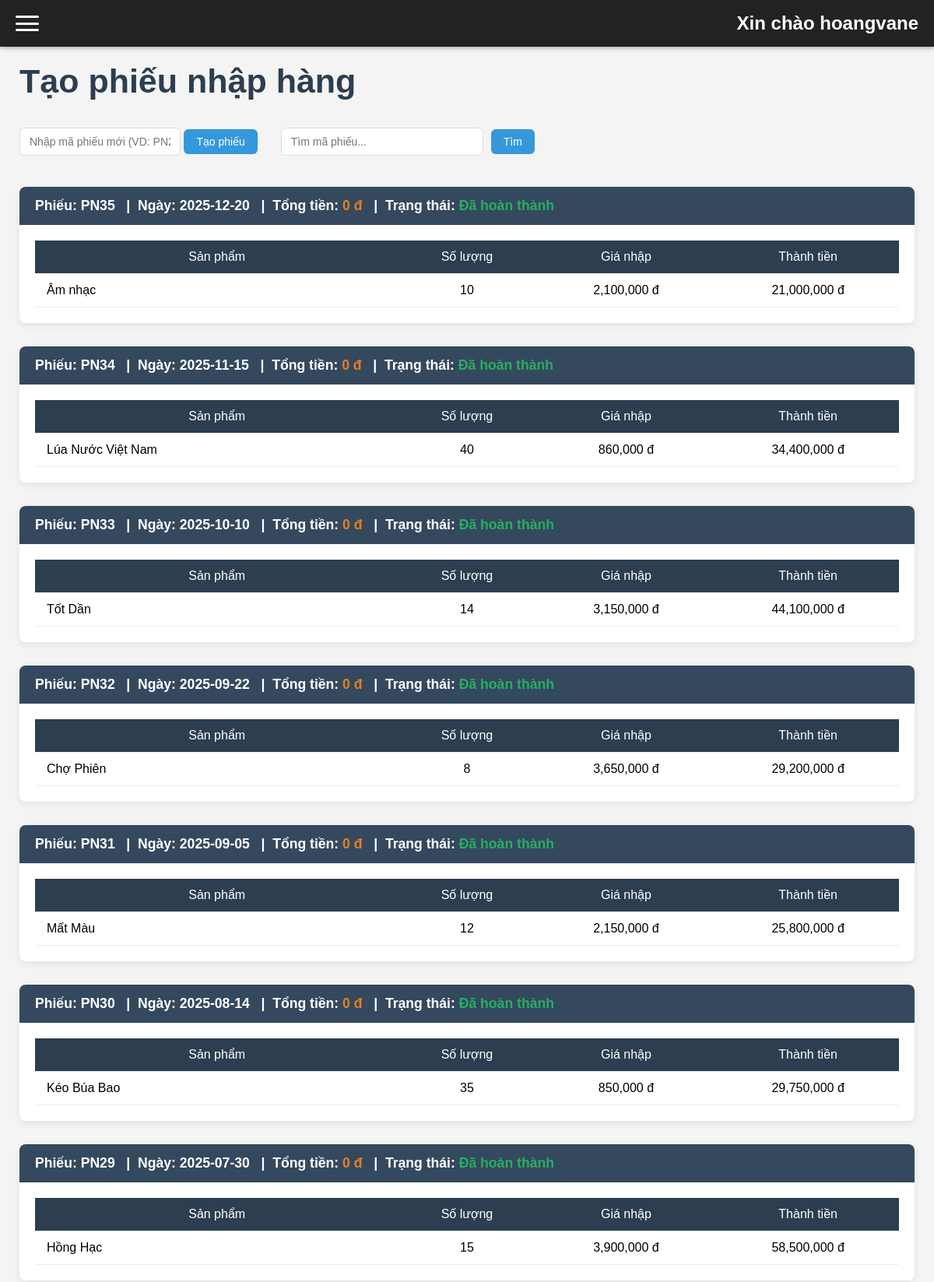
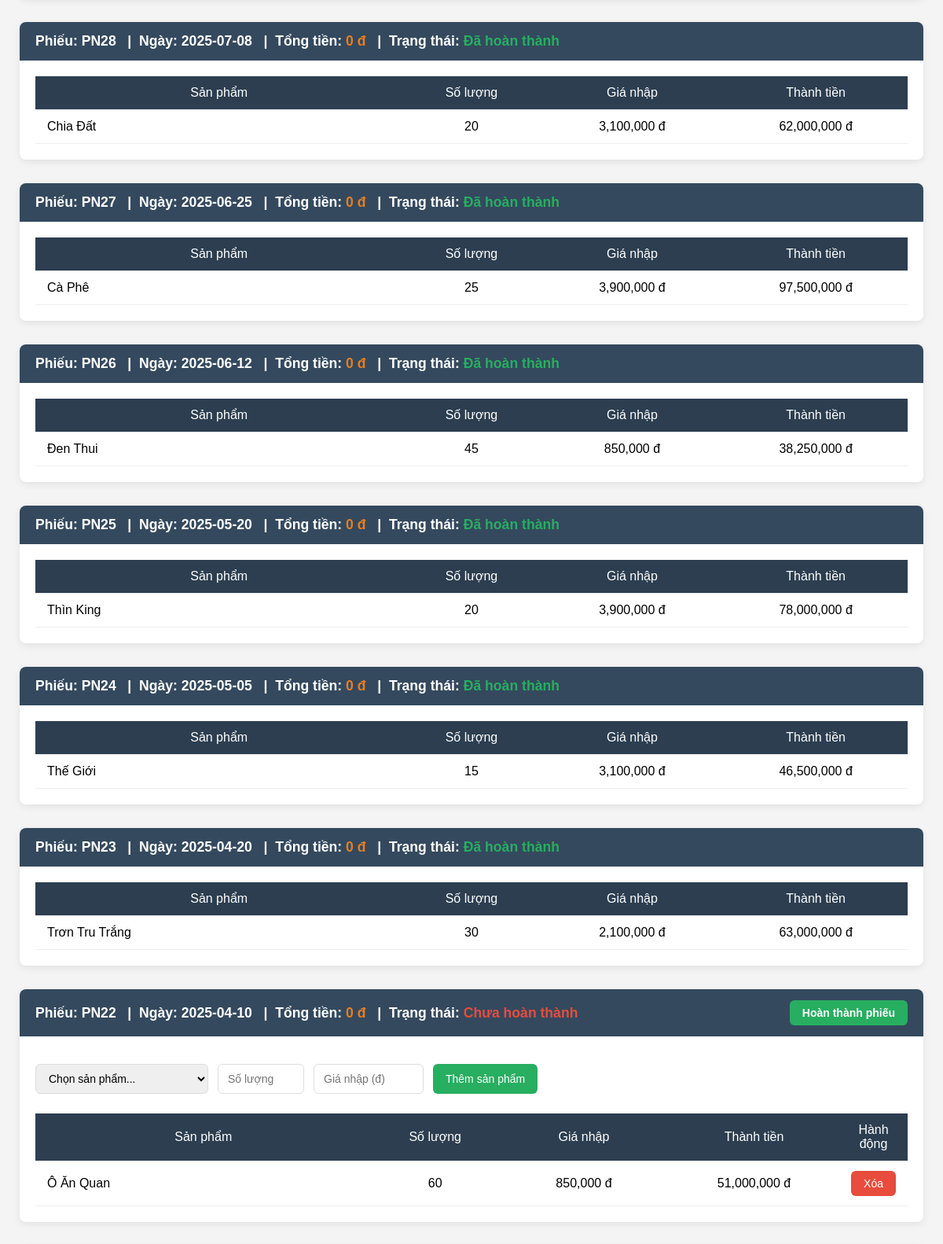
/admin.php?page=nhaphang_tao (signed in, upper part), run on the app's committed database (2 pictures, top to bottom).
### tables this page shows
CREATE TABLE phieunhap(
    maphieunhap varchar(20) primary key not null,
    ngaynhap date default (current_date),
    tongtienpn float not null default 0 check (tongtienpn >=0),
    trangthaipn varchar(20) not null,
    maNCC varchar(20),
    foreign key(maNCC) references nhacungcap(maNCC)
);

CREATE TABLE chitietphieunhap(
    gianhap float not null check(gianhap>0),
    soluongnhap int not null check(soluongnhap>0),
    tongtien float generated always as(gianhap*soluongnhap) stored,
    masp int not null,
    maphieunhap varchar(20),
    foreign key (masp) references sanpham(masp),
    foreign key (maphieunhap) references phieunhap(maphieunhap)
);

CREATE TABLE sanpham(
    masp int auto_increment primary key not null,
    tensp varchar(225) not null,
    hientrang varchar(20) not null,
    donvitinh varchar(20) not null,
    motasp varchar(225) not null,
    soluongtontheolo int not null DEFAULT 0,
    hinhanh varchar(225) not null,
    phantramloinhuanmongmuon float not null check(phantramloinhuanmongmuon > 0),
    giavon float not null DEFAULT 0,
    giabandexuat float not null DEFAULT 0,
    maloai varchar(20),
    foreign key (maloai) references loai(maloai)
);

### nhaphang_tao.php (the view, shortened to what this page needs)
<?php
require_once 'db.php';
$timphieu = isset($_GET['timphieu']) ? mysqli_real_escape_string($conn, $_GET['timphieu']) : '';
$where = $timphieu ? "WHERE maphieunhap LIKE '%$timphieu%'" : "";
$result = mysqli_query($conn, "SELECT * FROM phieunhap $where ORDER BY ngaynhap DESC, maphieunhap DESC");
?>
<!DOCTYPE html>
<html lang="vi">
<head>
</head>
<body>
    <h1>Tạo phiếu nhập hàng</h1>
    <div class="search-area">
        <form method="post" style="margin-right: 20px;">
            <input type="text" name="maphieunhap" placeholder="Nhập mã phiếu mới (VD: PN202503)" required>
            <button type="submit" name="taophieu" class="btn btn-primary">Tạo phiếu</button>
        </form>
        <form method="get" action="admin.php" style="display: flex; align-items: center; gap: 10px;">
            <input type="text" name="timphieu"
                   placeholder="Tìm mã phiếu..."
                   value="<?= htmlspecialchars($timphieu ?? '') ?>"
                   style="min-width: 260px;">
            <button type="submit" class="btn btn-primary">Tìm</button>
        </form>
    </div>
    <?php while ($pn = mysqli_fetch_assoc($result)):
        $is_editable = ($pn['trangthaipn'] === 'Chưa hoàn thành');
    ?>
    <div class="card">
        <div class="card-header">
            <div>
                <strong>Phiếu:</strong> <?= htmlspecialchars($pn['maphieunhap']) ?>
                  |  <strong>Ngày:</strong> <?= $pn['ngaynhap'] ?? '—' ?>
                  |  <strong>Tổng tiền:</strong> <span class="total"><?= number_format($pn['tongtienpn']) ?> đ</span>
                  |  Trạng thái:
                <span class="<?= $is_editable ? 'status-pending' : 'status-done' ?>">
                    <?= htmlspecialchars($pn['trangthaipn']) ?>
                </span>
            </div>
            <?php if ($is_editable): ?>
            <a href="admin.php?page=nhaphang_tao&hoanthanh=<?= urlencode($pn['maphieunhap']) ?>"
               class="btn btn-success"
               onclick="return confirm('Xác nhận hoàn thành phiếu này? Tồn kho sẽ được cập nhật.')">
               Hoàn thành phiếu
            </a>
            <?php endif; ?>
        </div>
        <div style="padding: 20px;">
            <?php if ($is_editable): ?>
            <form method="post" style="margin-bottom: 25px; display: flex; gap: 12px; flex-wrap: wrap;">
                <select name="masp" required style="min-width: 220px;">
                    <option value="">Chọn sản phẩm...</option>
                </select>
                <input type="number" name="soluongnhap" min="1" placeholder="Số lượng" required style="width: 110px;">
                <input type="text" name="gianhap" step="100" min="1" placeholder="Giá nhập (đ)" required style="width: 140px;">
                <button type="submit" name="themsp" class="btn btn-success">Thêm sản phẩm</button>
            </form>
            <?php endif; ?>
            <table>
                <thead>
                <tr>
                    <th style="width:40%">Sản phẩm</th>
                    <th style="width:15%">Số lượng</th>
                    <th style="width:20%">Giá nhập</th>
                    <th style="width:20%">Thành tiền</th>
                    <?php if ($is_editable): ?>
                    <th style="width:5%">Hành động</th>
                    <?php endif; ?>
                </tr>
                </thead>
                <tbody>
                <?php
                $ct_sql = "SELECT c.*, s.tensp
                           FROM chitietphieunhap c
                           JOIN sanpham s ON c.masp = s.masp
                           WHERE c.maphieunhap = '{$pn['maphieunhap']}'";
                $ct_result = mysqli_query($conn, $ct_sql);
                while ($ct = mysqli_fetch_assoc($ct_result)):
                    $thanhtien = $ct['soluongnhap'] * $ct['gianhap'];
                ?>
                <tr>
                    <td class="text-left"><?= htmlspecialchars($ct['tensp']) ?></td>
                    <td><?= number_format($ct['soluongnhap']) ?></td>
                    <td><?= number_format($ct['gianhap']) ?> đ</td>
                    <td><?= number_format($thanhtien) ?> đ</td>
                    <?php if ($is_editable): ?>
                    <td class="actions">
                        <a href="admin.php?page=nhaphang_tao&xoa=<?= urlencode($pn['maphieunhap']) ?>&masp=<?= $ct['masp'] ?>"
                           class="btn btn-danger"
                           onclick="return confirm('Xóa sản phẩm này khỏi phiếu?')">
                           Xóa
                        </a>
                    </td>
                    <?php endif; ?>
                </tr>
                <?php endwhile; ?>
                </tbody>
            </table>
        </div>
    </div>
    <?php endwhile; ?>
</body>
</html>

### admin.php (style rules this page uses)
* { margin: 0; padding: 0; box-sizing: border-box; }
body { font-family: Arial, sans-serif; background: #f4f4f4; min-height: 100vh; }

### nhaphang_tao.php (style rules this page uses)
body { font-family: Arial, sans-serif; background: #f4f4f4; min-height: 100vh; }
.card { background: white; border-radius: 8px; box-shadow: 0 3px 10px rgba(0,0,0,0.08); margin-bottom: 30px; overflow: hidden; }
.card-header { background: #34495e; color: white; padding: 14px 20px; font-size: 1.1em; font-weight: 600; display: flex; justify-content: space-between; align-items: center; flex-wrap: wrap; gap: 15px; }
.status-done { color: #27ae60; font-weight: bold; }
.status-pending { color: #e74c3c; font-weight: bold; }
.btn { padding: 8px 16px; border: none; border-radius: 6px; cursor: pointer; font-size: 14px; transition: all 0.2s; text-decoration: none; display: inline-block; }
.btn-primary { background: #3498db; color: white; }
.btn-success { background: #27ae60; color: white; }
.btn-danger { background: #e74c3c; color: white; }
form { margin: 15px 0; }
input, select { padding: 9px 12px; border: 1px solid #ddd; border-radius: 6px; font-size: 14px; }
input[type="number"] { width: 110px; }
table { width: 100%; border-collapse: collapse; background: white; }
th, td { padding: 12px 15px; text-align: center; border-bottom: 1px solid #eee; }
th { background: #2c3e50; color: white; font-weight: 500; }
td.text-left { text-align: left; }
.actions { white-space: nowrap; }
.total { font-weight: bold; color: #e67e22; }
.search-area { display: flex; align-items: center; gap: 10px; flex-wrap: wrap; margin-bottom: 25px; }
h1 { color: #2c3e50; margin-bottom: 20px; font-weight: bold; font-size: 43px; }

### data on the page
phieunhap: maphieunhap "PN35", ngaynhap "2025-12-20", tongtienpn "0", trangthaipn "Đã hoàn thành"
chitietphieunhap: masp.tensp "Âm nhạc", soluongnhap "10", gianhap "2,100,000", thanhtien "21,000,000"
phieunhap: maphieunhap "PN34", ngaynhap "2025-11-15", tongtienpn "0", trangthaipn "Đã hoàn thành"
chitietphieunhap: masp.tensp "Lúa Nước Việt Nam", soluongnhap "40", gianhap "860,000", thanhtien "34,400,000"
phieunhap: maphieunhap "PN33", ngaynhap "2025-10-10", tongtienpn "0", trangthaipn "Đã hoàn thành"
chitietphieunhap: masp.tensp "Tốt Dần", soluongnhap "14", gianhap "3,150,000", thanhtien "44,100,000"
phieunhap: maphieunhap "PN32", ngaynhap "2025-09-22", tongtienpn "0", trangthaipn "Đã hoàn thành"
chitietphieunhap: masp.tensp "Chợ Phiên", soluongnhap "8", gianhap "3,650,000", thanhtien "29,200,000"
phieunhap: maphieunhap "PN31", ngaynhap "2025-09-05", tongtienpn "0", trangthaipn "Đã hoàn thành"
chitietphieunhap: masp.tensp "Mất Màu", soluongnhap "12", gianhap "2,150,000", thanhtien "25,800,000"
phieunhap: maphieunhap "PN30", ngaynhap "2025-08-14", tongtienpn "0", trangthaipn "Đã hoàn thành"
chitietphieunhap: masp.tensp "Kéo Búa Bao", soluongnhap "35", gianhap "850,000", thanhtien "29,750,000"
phieunhap: maphieunhap "PN29", ngaynhap "2025-07-30", tongtienpn "0", trangthaipn "Đã hoàn thành"
chitietphieunhap: masp.tensp "Hồng Hạc", soluongnhap "15", gianhap "3,900,000", thanhtien "58,500,000"
phieunhap: maphieunhap "PN28", ngaynhap "2025-07-08", tongtienpn "0", trangthaipn "Đã hoàn thành"
chitietphieunhap: masp.tensp "Chia Đất", soluongnhap "20", gianhap "3,100,000", thanhtien "62,000,000"
phieunhap: maphieunhap "PN27", ngaynhap "2025-06-25", tongtienpn "0", trangthaipn "Đã hoàn thành"
chitietphieunhap: masp.tensp "Cà Phê", soluongnhap "25", gianhap "3,900,000", thanhtien "97,500,000"
phieunhap: maphieunhap "PN26", ngaynhap "2025-06-12", tongtienpn "0", trangthaipn "Đã hoàn thành"
chitietphieunhap: masp.tensp "Đen Thui", soluongnhap "45", gianhap "850,000", thanhtien "38,250,000"
phieunhap: maphieunhap "PN25", ngaynhap "2025-05-20", tongtienpn "0", trangthaipn "Đã hoàn thành"
chitietphieunhap: masp.tensp "Thìn King", soluongnhap "20", gianhap "3,900,000", thanhtien "78,000,000"
phieunhap: maphieunhap "PN24", ngaynhap "2025-05-05", tongtienpn "0", trangthaipn "Đã hoàn thành"
chitietphieunhap: masp.tensp "Thế Giới", soluongnhap "15", gianhap "3,100,000", thanhtien "46,500,000"
phieunhap: maphieunhap "PN23", ngaynhap "2025-04-20", tongtienpn "0", trangthaipn "Đã hoàn thành"
chitietphieunhap: masp.tensp "Trơn Tru Trắng", soluongnhap "30", gianhap "2,100,000", thanhtien "63,000,000"
phieunhap: maphieunhap "PN22", ngaynhap "2025-04-10", tongtienpn "0", trangthaipn "Chưa hoàn thành", shows "Hành động"
chitietphieunhap: masp.tensp "Ô Ăn Quan", soluongnhap "60", gianhap "850,000", thanhtien "51,000,000"

### other printed values
$_SESSION['admin'] "hoangvane"
